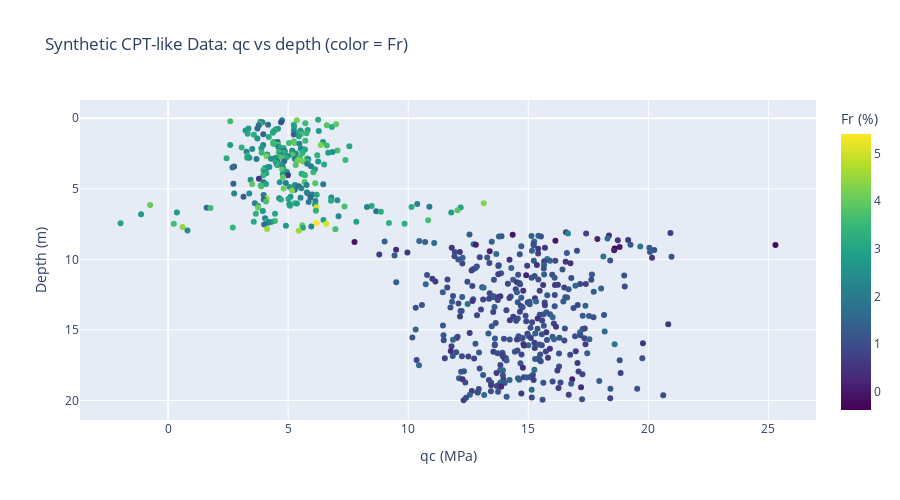

The code cell stored with this chart in its notebook:
### Code cell
fig = px.scatter(
    df_syn,
    x="qc_mpa",
    y="depth_m",
    color="Fr_pct",
    title="Synthetic CPT-like Data: qc vs depth (color = Fr)",
    labels={"qc_mpa": "qc (MPa)", "depth_m": "Depth (m)", "Fr_pct": "Fr (%)"},
    color_continuous_scale="Viridis",
    height=500,
)
fig.update_yaxes(autorange="reversed")  # Depth increases downward
fig.show()

### Figure 1 — Plotly figure (JSON) as saved in the notebook; plotly's stock layout.template omitted (floating-point values rounded to 4 significant figures; data arrays with more than 128 entries replaced by an {"elided": "..."} marker saying what was removed)
{"data": [{"hovertemplate": "qc (MPa)=%{x}<br>Depth (m)=%{y}<br>Fr (%)=%{marker.color}<extra></extra>", "legendgroup": "", "marker": {"color": {"elided": "600 float values"}, "coloraxis": "coloraxis", "symbol": "circle"}, "mode": "markers", "name": "", "orientation": "v", "showlegend": false, "type": "scatter", "x": {"elided": "600 float values"}, "xaxis": "x", "y": {"elided": "600 float values"}, "yaxis": "y"}], "layout": {"coloraxis": {"colorbar": {"title": {"text": "Fr (%)"}}, "colorscale": [[0, "#440154"], [0.1111, "#482878"], [0.2222, "#3e4989"], [0.3333, "#31688e"], [0.4444, "#26828e"], [0.5556, "#1f9e89"], [0.6667, "#35b779"], [0.7778, "#6ece58"], [0.8889, "#b5de2b"], [1, "#fde725"]]}, "height": 500, "legend": {"tracegroupgap": 0}, "title": {"text": "Synthetic CPT-like Data: qc vs depth (color = Fr)"}, "xaxis": {"anchor": "y", "domain": [0, 1], "title": {"text": "qc (MPa)"}}, "yaxis": {"anchor": "x", "autorange": "reversed", "domain": [0, 1], "title": {"text": "Depth (m)"}}}}
